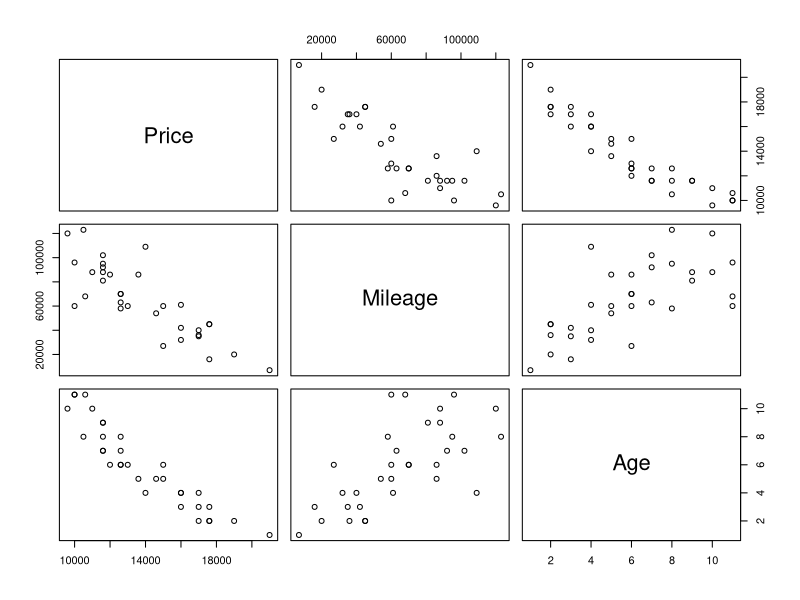

Recreate this plot in R.
# Clear the Environment ----
rm(list = ls()) 

auto <- read.csv("Ch 15 /AutoResale - Data.csv") 


model <- lm( Price ~ Mileage + Age , data=auto) 
summary(model)


options(scipen = 999)
summary(model)


plot(auto)
cor(auto)
